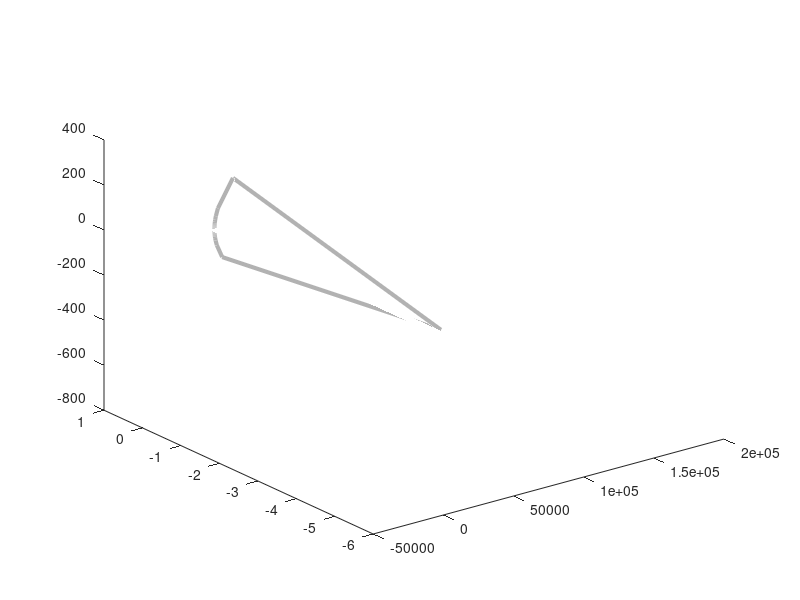

Source code (MATLAB):
% clear all; 

Delta0=0.3;J0=1.0;taum=1;M=1e+3;
etabar=-0.5; 
DeltaEta=1e-4;
%%% alpha=-1.0 : inhibitory case (diVolo/Torcini)
%%% alpha= 1.0 : excitatory case
alpha=1.0; 


V = linspace(-6,-0.1,100000);
R=-DeltaEta./((2*V*pi+J0*Delta0)*taum);
K=(-V.^2+pi^2*taum^2*R.^2)/sqrt(M)-alpha*J0*taum*R;
plot3(K,V,R,'-','color',[0.7 0.7 0.7],'linewidth',3);hold on;

V = linspace(-0.1,-0.001,1000000);
R=-DeltaEta./((2*V*pi+J0*Delta0)*taum);
K=(-V.^2+pi^2*taum^2*R.^2)/sqrt(M)-alpha*J0*taum*R;
plot3(K,V,R,'-','color',[0.7 0.7 0.7],'linewidth',3);hold on;

V = linspace(0.001,0.1,1000000);
R=-DeltaEta./((2*V*pi+J0*Delta0)*taum);
K=(-V.^2+pi^2*taum^2*R.^2)/sqrt(M)-alpha*J0*taum*R;
plot3(K,V,R,'-','color',[0 0 1],'linewidth',3);hold on;

% V = linspace(0.1,6,1000000);
% R=-DeltaEta./((2*V*pi+J0*Delta0)*taum);
% K=(-V.^2+pi^2*taum^2*R.^2)/sqrt(M)-alpha*J0*taum*R;
% plot3(K,V,R,'-','color',[0 1 0],'linewidth',3);hold on;
% hold off;

% hold on;
% interval=[-1 1 -6 8 0 200];
% % g = @(K,V,R) DeltaEta/(pi*taum) + 2*R.*V + R*J0*Delta0/pi;
% g = @(K,V,R) V.^2 + sqrt(M)*(K+J0*taum*R)-(pi*taum*R).^2;
% fimplicit3(g,interval,'FaceColor',[0.7 0.7 0.7],'EdgeColor','none','FaceAlpha',.5);
% hold off;

% hold on;
% interval=[-1 1 -6 8 0 200];
% vStar = -J0*Delta0/(2*pi);
% g = @(K,V,R) vStar.^2 + sqrt(M)*(K+J0*taum*R)-(pi*taum*R).^2;
% fimplicit3(g,interval,'FaceColor',[1.0 0.0 0.0],'EdgeColor','none','FaceAlpha',.5);
% hold off;

% axis(interval);



%%%
% set(gcf,'color','white');
% set(gca,'FontName','Times','FontSize',14);
% axis([-1 1 -1 1 -8 8]);
% set(gca,'XTick',-1:1:1);
% set(gca,'YTick',-1:1:1);
% set(gca,'ZTick',-8:8:8);
% view([22 13]);
% set(gcf,'color','white');
 %set(gca,'FontName','Times','FontSize',14);
% axis([-1 1 -20 20 -6 6]);
% set(gca,'XTick',-1:1:1);
% set(gca,'YTick',-20:20:20);
% set(gca,'ZTick',-6:6:6);

